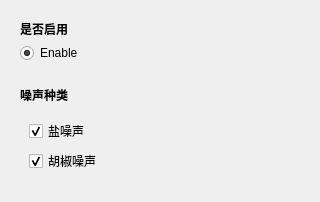
<?xml version="1.0" encoding="UTF-8"?>
<ui version="4.0">
 <class>SaltAndPepperNoiseComponentWidget</class>
 <widget class="QWidget" name="SaltAndPepperNoiseComponentWidget">
  <property name="geometry">
   <rect>
    <x>0</x>
    <y>0</y>
    <width>320</width>
    <height>188</height>
   </rect>
  </property>
  <property name="windowTitle">
   <string>Form</string>
  </property>
  <layout class="QVBoxLayout" name="verticalLayout_4">
   <item>
    <widget class="QWidget" name="widget" native="true">
     <property name="maximumSize">
      <size>
       <width>16777215</width>
       <height>60</height>
      </size>
     </property>
     <layout class="QVBoxLayout" name="verticalLayout">
      <item>
       <widget class="QLabel" name="label">
        <property name="font">
         <font>
          <bold>true</bold>
         </font>
        </property>
        <property name="text">
         <string>是否启用</string>
        </property>
       </widget>
      </item>
      <item>
       <widget class="QRadioButton" name="enable">
        <property name="text">
         <string>Enable</string>
        </property>
        <property name="checked">
         <bool>true</bool>
        </property>
       </widget>
      </item>
     </layout>
    </widget>
   </item>
   <item>
    <widget class="QWidget" name="widget_3" native="true">
     <layout class="QVBoxLayout" name="verticalLayout_3">
      <item>
       <widget class="QLabel" name="label_2">
        <property name="font">
         <font>
          <bold>true</bold>
         </font>
        </property>
        <property name="text">
         <string>噪声种类</string>
        </property>
       </widget>
      </item>
      <item>
       <widget class="QWidget" name="widget_2" native="true">
        <layout class="QVBoxLayout" name="verticalLayout_2">
         <item>
          <widget class="QCheckBox" name="salt">
           <property name="text">
            <string>盐噪声</string>
           </property>
           <property name="checked">
            <bool>true</bool>
           </property>
          </widget>
         </item>
         <item>
          <widget class="QCheckBox" name="pepper">
           <property name="text">
            <string>胡椒噪声</string>
           </property>
           <property name="checked">
            <bool>true</bool>
           </property>
          </widget>
         </item>
        </layout>
       </widget>
      </item>
     </layout>
    </widget>
   </item>
  </layout>
 </widget>
 <resources/>
 <connections/>
</ui>
